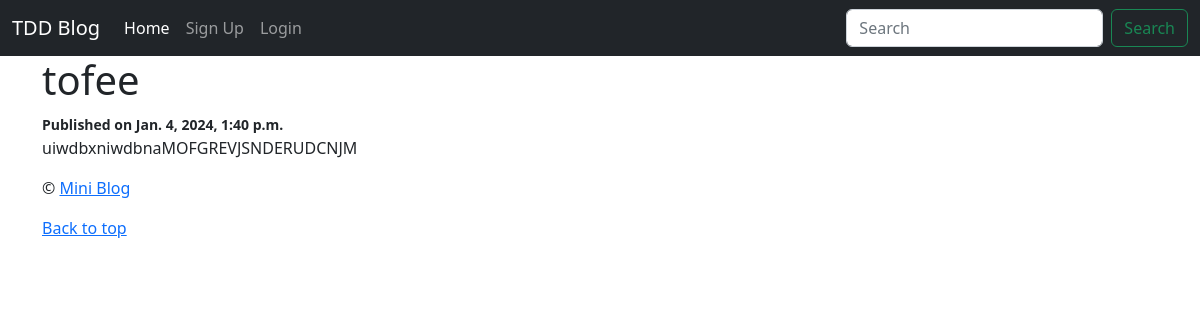
The app's page /post/1/ with its own data.
### posts/models.py (models this page shows, shortened)
class Post(models.Model):
    title = models.CharField(max_length=20)
    body = models.TextField()
    created_at = models.DateTimeField(auto_now_add=True)
    modified_at = models.DateTimeField(auto_now=True)
    author=models.ForeignKey(User,on_delete=models.CASCADE)

### posts/views.py (the view)
# urls.py: path('post/<int:id>/',views.post_detail,name='post_detail'),
def post_detail(request,id):
    post=Post.objects.get(id=id)
    context={"post":post,
             'title':post.title}
    return render(request, "posts/detail.html",context)

### templates/posts/detail.html
{% extends 'base.html' %}
{% block content %}
   <h1>{{post.title}}</h1>
   <small>
    <b>Published on {{post.created_at}}</b>
   </small>
   <p>{{post.body}}</p>
{% endblock content %}

### records on screen
Post: title "tofee", created_at "Jan. 4, 2024, 1:40 p.m.", body "uiwdbxniwdbnaMOFGREVJSNDERUDCNJM"
